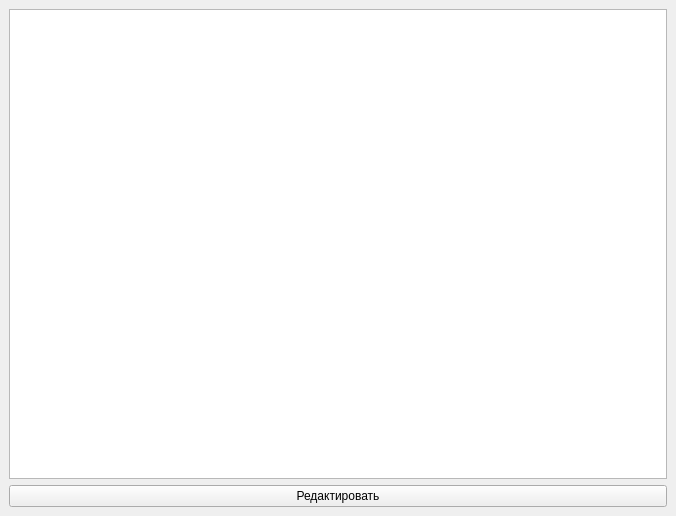
<?xml version="1.0" encoding="UTF-8"?>
<ui version="4.0">
 <class>MainWindow</class>
 <widget class="QMainWindow" name="MainWindow">
  <property name="geometry">
   <rect>
    <x>0</x>
    <y>0</y>
    <width>676</width>
    <height>516</height>
   </rect>
  </property>
  <property name="windowTitle">
   <string>Coffee</string>
  </property>
  <widget class="QWidget" name="centralwidget">
   <layout class="QGridLayout" name="gridLayout_2">
    <item row="0" column="0">
     <layout class="QGridLayout" name="gridLayout">
      <item row="0" column="0">
       <widget class="QTableWidget" name="table"/>
      </item>
      <item row="1" column="0">
       <widget class="QPushButton" name="edit_button">
        <property name="text">
         <string>Редактировать</string>
        </property>
       </widget>
      </item>
     </layout>
    </item>
   </layout>
  </widget>
 </widget>
 <resources/>
 <connections/>
</ui>
